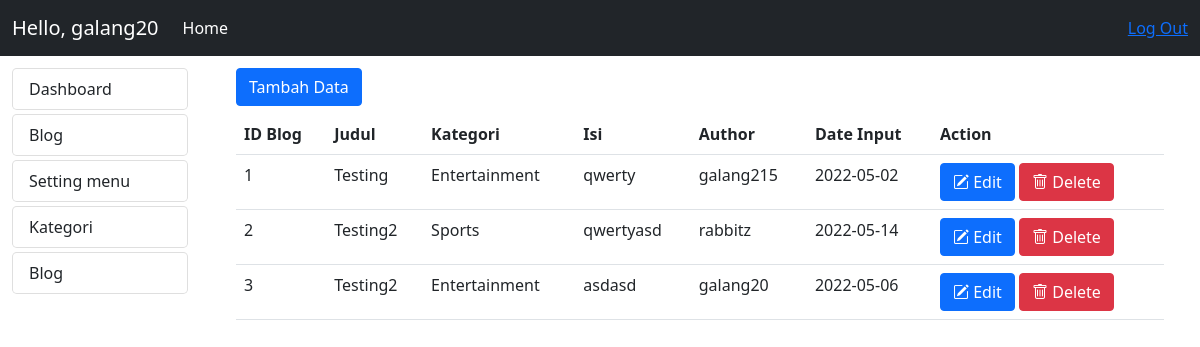
Page /admin/home.php?modul=mod_blog (signed in) on the committed database.
### tables this page shows
CREATE TABLE `mst_menu` (
  `id_menu` int(20) NOT NULL,
  `nm_menu` varchar(50) NOT NULL,
  `link` varchar(50) NOT NULL,
  `isactive` enum('0','1') NOT NULL
);

CREATE TABLE `mst_blog` (
  `id_blog` int(20) NOT NULL,
  `judul` varchar(100) NOT NULL,
  `id_kategori` int(11) NOT NULL,
  `isi` text NOT NULL,
  `author` varchar(50) NOT NULL,
  `date_input` date NOT NULL
);

CREATE TABLE `mst_kategoriblog` (
  `id_kategori` int(11) NOT NULL,
  `nm_kategori` varchar(50) NOT NULL,
  `isactive` enum('0','1') NOT NULL
);

### admin/mod_blog/index.php (the view)
<?php
include 'blog_ctrl.php';
if (!isset($_GET['act'])) {
?>
    <div class="container pt-1">
        <a href="?modul=mod_blog&act=add" class="btn btn-primary mb-2">Tambah Data</a>
        <table class="table">
            <tr>
                <th>ID Blog</th>
                <th>Judul</th>
                <th>Kategori</th>
                <th>Isi</th>
                <th>Author</th>
                <th>Date Input</th>
                <th>Action</th>
            </tr>
            <?php
            $data = mysqli_query($koneksi, "SELECT * FROM mst_blog");
            foreach ($data as $d) :
                $id_kat = $d['id_kategori'];
                $kat = mysqli_query($koneksi, "SELECT nm_kategori FROM mst_kategoriblog WHERE id_kategori=$id_kat");
                if ($kat2 = mysqli_fetch_array($kat)) {
            ?>
                    <tr>
                        <td><?= $d['id_blog'] ?></td>
                        <td><?= $d['judul'] ?></td>
                        <td><?= $kat2['nm_kategori']; ?></td>
                        <td><?= $d['isi'] ?></td>
                        <td><?= $d['author'] ?></td>
                        <td><?= $d['date_input'] ?></td>
                        <td>
                            <a href="?modul=mod_blog&act=edit&id=<?= $d["id_blog"]; ?>" class="btn btn-xs btn-primary"><i class="bi bi-pencil-square"></i> Edit</a>
                            <a href="?modul=mod_blog&act=delete&id=<?= $d["id_blog"]; ?>" class="btn btn-xs btn-danger"><i class="bi bi-trash"></i> Delete</a>
                        </td>
                    </tr>
            <?php
                }
            endforeach;
            ?>
        </table>
    <?php
} else if (isset($_GET['act']) && ($_GET['act'] == "add")) {
    ?>
        <div class="container mt-3">
            <h3 class="mb-4"><?= $judul; ?></h3>
            <div class="row">
                <div class="col">
                    <form action="mod_blog/blog_ctrl.php?modul=mod_blog&act=save" method="POST">
                        <div class="mb-3 row">
                            <label for="judul" class="col-sm-2 col-form-label">Judul</label>
                            <div class="col-sm-6">
                                <input type="hidden" name="author" value="<?= $_SESSION['userlog']; ?>">
                                <input type="text" class="form-control" id="judul" name="judul">
                            </div>
                        </div>
                        <div class="mb-3 row">
                            <label for="kategori" class="col-sm-2 col-form-label">Kategori</label>
                            <div class="col-sm-6">
                                <select class="form-select" aria-label="Default select example" name="id_kategori">
                                    <option selected disabled>-- Pilih Kategori --</option>
                                    <?php
                                    $kategori = mysqli_query($koneksi, "SELECT * FROM mst_kategoriblog");
                                    foreach ($kategori as $k) :
                                    ?>
                                        <option value="<?= $k['id_kategori']; ?>"><?= $k['nm_kategori']; ?></option>
                                    <?php
                                    endforeach;
                                    ?>
                                </select>
                            </div>
                        </div>
                        <div class="mb-3 row">
                            <label for="isi" class="col-sm-2 col-form-label">Isi</label>
                            <div class="col-sm-6">
                                <textarea class="form-control" id="isi" name="isi"></textarea>
                            </div>
                        </div>
                        <div class="mb-3 row">
                            <label for="date_input" class="col-sm-2 col-form-label">Date Input</label>
                            <div class="col-sm-6">
                                <input type="date" class="form-control" id="date_input" name="date_input">
                            </div>
                        </div>
                        <div class="row">
                            <div class="col-md-2"></div>
                            <div class="col-md-10">
                                <a href="?modul=mod_blog" type="cancel" class="btn btn-secondary"><i class="bi bi-box-arrow-left"></i> Kembali</a>
                                <button type="cancel" class="btn btn-danger"><i class="bi bi-x-square"></i> Reset</button>
                                <button type="submit" class="btn btn-primary"><i class="bi bi-save"></i> Submit</button>
                            </div>
                        </div>
                    </form>
                </div>
            </div>
        </div>
        <?php
    } else if (isset($_GET['act']) && ($_GET['act'] == "edit")) {
        $id = $_GET['id'];
        $qry_edit = mysqli_query($koneksi, "SELECT * FROM mst_blog WHERE id_blog='$id'");
        foreach ($qry_edit as $q) :
        ?>
            <div class="container mt-3">
                <h3 class="mb-4"><?= $judul1; ?></h3>
                <div class="row">
                    <div class="col">
                        <form action="mod_blog/blog_ctrl.php?modul=mod_blog&act=update" method="POST">
                            <div class="mb-3 row">
                                <label for="judul" class="col-sm-2 col-form-label">Judul</label>
                                <div class="col-sm-6">
                                    <input type="hidden" name="id_blog" value="<?= $q['id_blog']; ?>">
                                    <input type="text" class="form-control" id="judul" name="judul" value="<?= $q['judul']; ?>">
                                </div>
                            </div>
                            <div class="mb-3 row">
                                <label for="kategori" class="col-sm-2 col-form-label">Kategori</label>
                                <div class="col-sm-6">
                                    <select class="form-select" aria-label="Default select example" name="id_kategori">
                                        <?php
                                        $kategori1 = mysqli_query($koneksi, "SELECT * FROM mst_kategoriblog");
                                        foreach ($kategori1 as $k1) :
                                            if ($k1['id_kategori'] === $q['id_kategori']) {
                                                $select = "selected";
                                            } else {
                                                $select = "";
                                            }
                                        ?>
                                            <option value="<?= $k1['id_kategori']; ?>" <?= $select; ?>><?= $k1['nm_kategori']; ?></option>
                                        <?php
                                        endforeach;
                                        ?>
                                    </select>
                                </div>
                            </div>
                            <div class="mb-3 row">
                                <label for="isi" class="col-sm-2 col-form-label">Isi</label>
                                <div class="col-sm-6">
                                    <textarea type="text" class="form-control" id="isi" name="isi"><?= $q['isi']; ?></textarea>
                                </div>
                            </div>
                            <div class="mb-3 row">
                                <label for="author" class="col-sm-2 col-form-label">Author</label>
                                <div class="col-sm-6">
                                    <select class="form-select" aria-label="Default select example" name="author">
                                        <?php
                                        $author = mysqli_query($koneksi, "SELECT username FROM mst_userlogin");
                                        foreach ($author as $a) :
                                            if ($a['username'] === $q['author']) {
                                                $select = "selected";
                                            } else {
                                                $select = "";
                                            }
                                        ?>
                                            <option value="<?= $a['username']; ?>" <?= $select; ?>><?= $a['username']; ?></option>
                                        <?php
                                        endforeach;
                                        ?>
                                    </select>
                                </div>
                            </div>
                            <div class="mb-3 row">
                                <label for="date_input" class="col-sm-2 col-form-label">Date Input</label>
                                <div class="col-sm-6">
                                    <input type="date" class="form-control" id="date_input" name="date_input" value="<?= $q['date_input']; ?>">
                                </div>
                            </div>
                            <div class="row">
                                <div class="col-md-2"></div>
                                <div class="col-md-10">
                                    <a href="?modul=mod_blog" type="cancel" class="btn btn-secondary"><i class="bi bi-box-arrow-left"></i> Kembali</a>
                                    <button type="cancel" class="btn btn-danger"><i class="bi bi-x-square"></i> Reset</button>
                                    <button type="submit" class="btn btn-primary"><i class="bi bi-save"></i> Simpan</button>
                                </div>
                            </div>
                        </form>
                    </div>
                </div>
            </div>
    <?php
        endforeach;
    }
    ?>

### admin/menu.php
<?php
$qry_menu = mysqli_query($koneksi, "SELECT * FROM mst_menu WHERE isactive = '1'");
while ($row = mysqli_fetch_array($qry_menu)) {
?>
    <a href="?modul=<?= $row['link']; ?>" style="text-decoration: none;" class="links1">
        <li class="list-group-item links rounded-3 mt-1"><?= $row["nm_menu"]; ?></li>
    </a>
<?php
}
?>

### rows in the picture
mst_menu: nm_menu "Dashboard"
mst_menu: nm_menu "Blog"
mst_menu: nm_menu "Setting menu"
mst_menu: nm_menu "Kategori"
mst_menu: nm_menu "Blog"
mst_blog: id_blog "1", judul "Testing", id_kategori.nm_kategori "Entertainment", isi "qwerty", author "galang215", date_input "2022-05-02"
mst_blog: id_blog "2", judul "Testing2", id_kategori.nm_kategori "Sports", isi "qwertyasd", author "rabbitz", date_input "2022-05-14"
mst_blog: id_blog "3", judul "Testing2", id_kategori.nm_kategori "Entertainment", isi "asdasd", author "galang20", date_input "2022-05-06"

### other values in the picture
$_SESSION['userlog'] "galang20"
